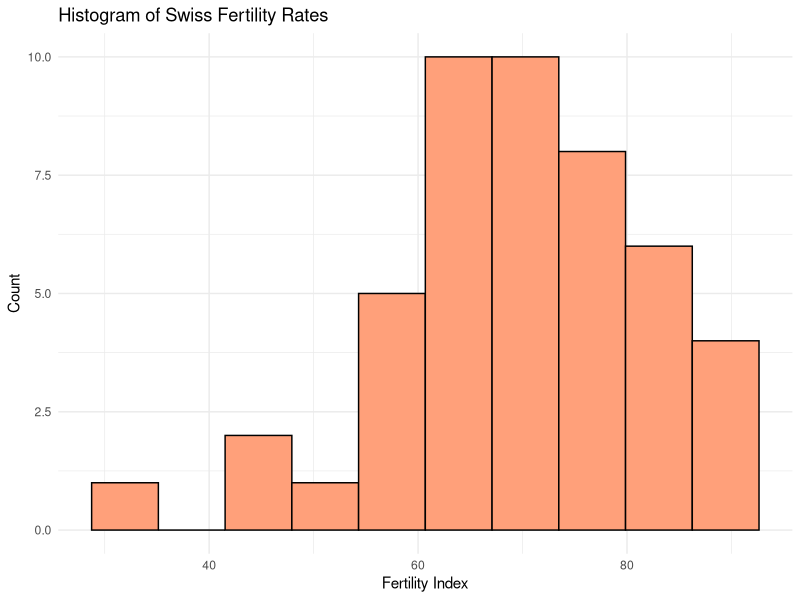
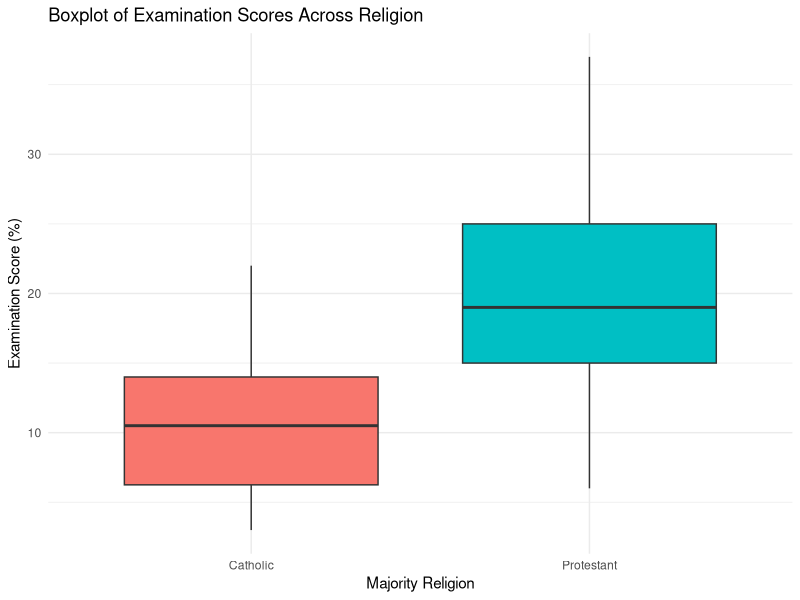
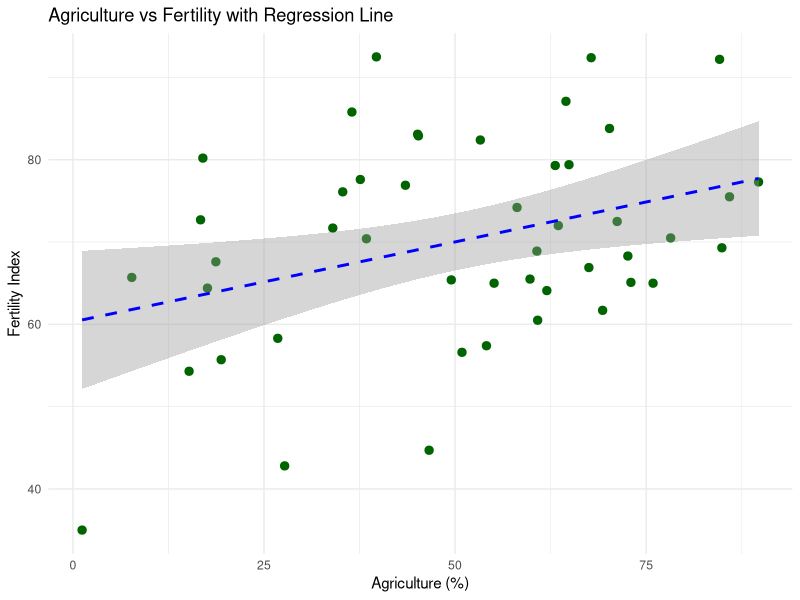
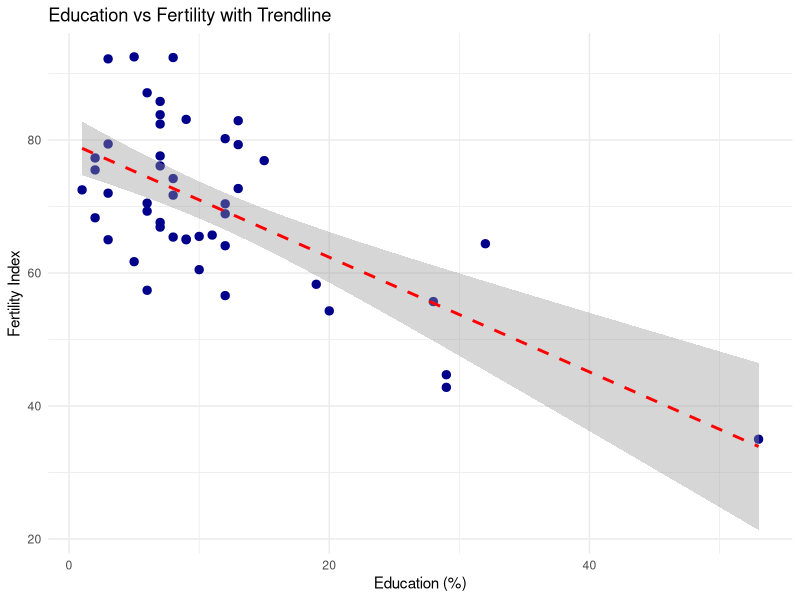
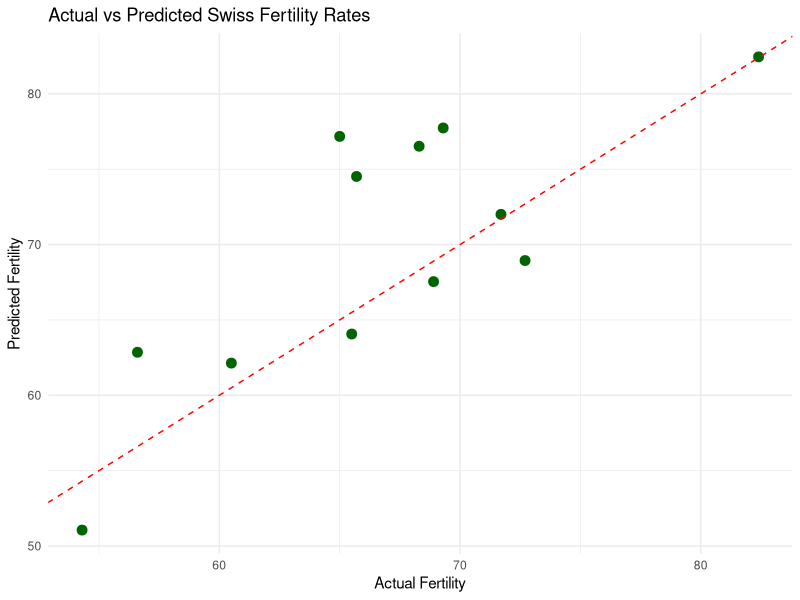
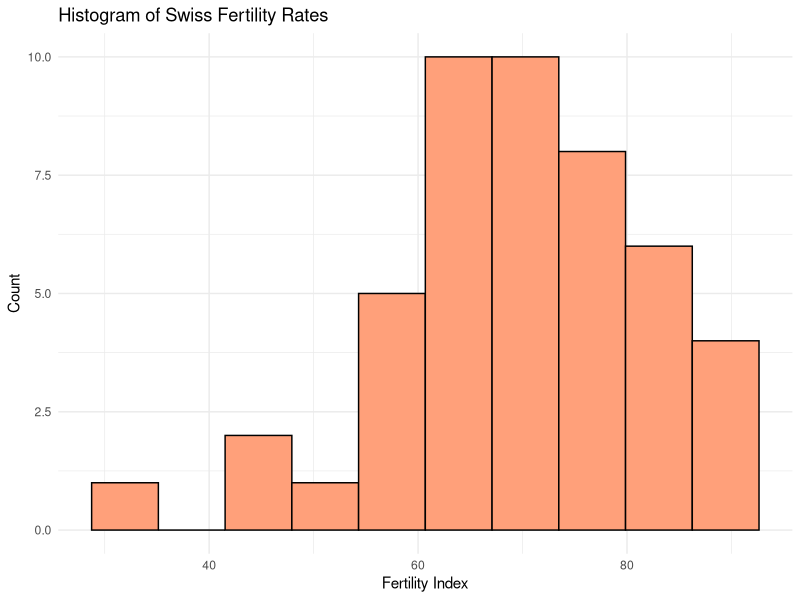
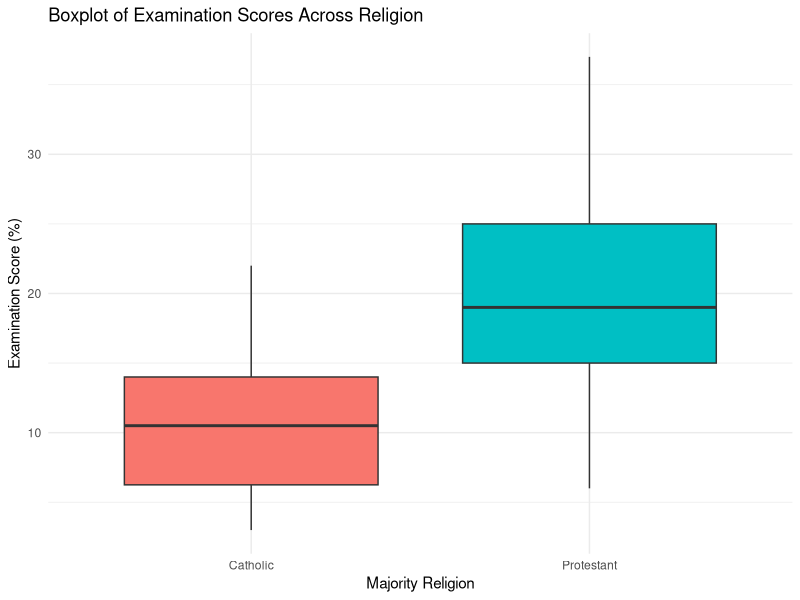
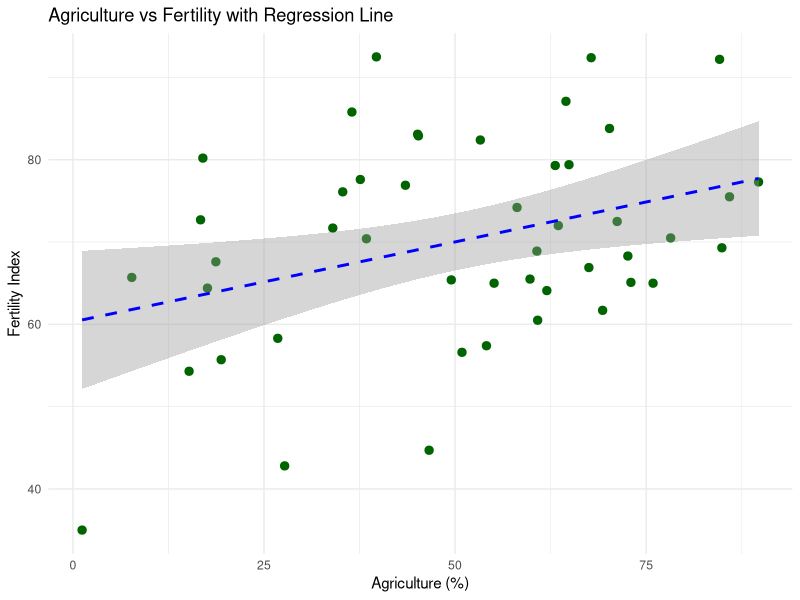

R code for these plots, in order:
library(ggplot2)
library(dplyr)

# 1. Load Data
swiss_data = read.csv("swiss.csv")
swiss_data$Catholic_Majority = factor(ifelse(swiss_data$Catholic > 50, "Catholic", "Protestant"))

# 2. Analytical Plotting
# a. Histogram of Fertility Rates
ggplot(swiss_data, aes(x = Fertility)) +
  geom_histogram(bins = 10, fill = "lightsalmon", color = "black") +
  labs(title = "Histogram of Swiss Fertility Rates", x = "Fertility Index", y = "Count") +
  theme_minimal()
ggsave("../practice_plots/swiss_plot1_hist_fertility.png", width = 6.5, height = 4)

# b. Boxplot of Examination Scores Across Religious Majority
ggplot(swiss_data, aes(x = Catholic_Majority, y = Examination, fill = Catholic_Majority)) +
  geom_boxplot() +
  labs(title = "Boxplot of Examination Scores Across Religion", x = "Majority Religion", y = "Examination Score (%)") +
  theme_minimal() +
  theme(legend.position = "none")
ggsave("../practice_plots/swiss_plot2_box_exam.png", width = 6.5, height = 4)

# c. Scatter Plot of Agriculture vs Fertility with Regression Line
ggplot(swiss_data, aes(x = Agriculture, y = Fertility)) +
  geom_point(color = "darkgreen", size = 2.5) +
  geom_smooth(method = "lm", color = "blue", linetype = "dashed") +
  labs(title = "Agriculture vs Fertility with Regression Line", x = "Agriculture (%)", y = "Fertility Index") +
  theme_minimal()
ggsave("../practice_plots/swiss_plot3_scatter_agri.png", width = 6.5, height = 4)

# d. Scatter Plot of Education vs Fertility with Trendline
ggplot(swiss_data, aes(x = Education, y = Fertility)) +
  geom_point(color = "darkblue", size = 2.5) +
  geom_smooth(method = "lm", color = "red", linetype = "dashed") +
  labs(title = "Education vs Fertility with Trendline", x = "Education (%)", y = "Fertility Index") +
  theme_minimal()
ggsave("../practice_plots/swiss_plot4_scatter_edu.png", width = 6.5, height = 4)

# 3. Model Building: Multiple Linear Regression
set.seed(42)
train_idx = sample(1:nrow(swiss_data), 0.75 * nrow(swiss_data))
train = swiss_data[train_idx, ]
test = swiss_data[-train_idx, ]

model = lm(Fertility ~ Agriculture + Education + Catholic + Infant.Mortality, data = train)
summary(model)

# Prediction & Metrics
preds = predict(model, newdata = test)
actuals = test$Fertility
rmse = sqrt(mean((actuals - preds)^2))
mae = mean(abs(actuals - preds))
r2 = 1 - sum((actuals - preds)^2) / sum((actuals - mean(actuals))^2)
print(c(RMSE = rmse, MAE = mae, R2 = r2))

# Plot Actual vs Predicted
eval_df = data.frame(Actual = actuals, Predicted = preds)
ggplot(eval_df, aes(x = Actual, y = Predicted)) +
  geom_point(color = "darkgreen", size = 3) +
  geom_abline(intercept = 0, slope = 1, color = "red", linetype = "dashed") +
  labs(title = "Actual vs Predicted Swiss Fertility Rates", x = "Actual Fertility", y = "Predicted Fertility") +
  theme_minimal()
ggsave("../practice_plots/swiss_plot5_actual_vs_pred.png", width = 6.5, height = 4)
